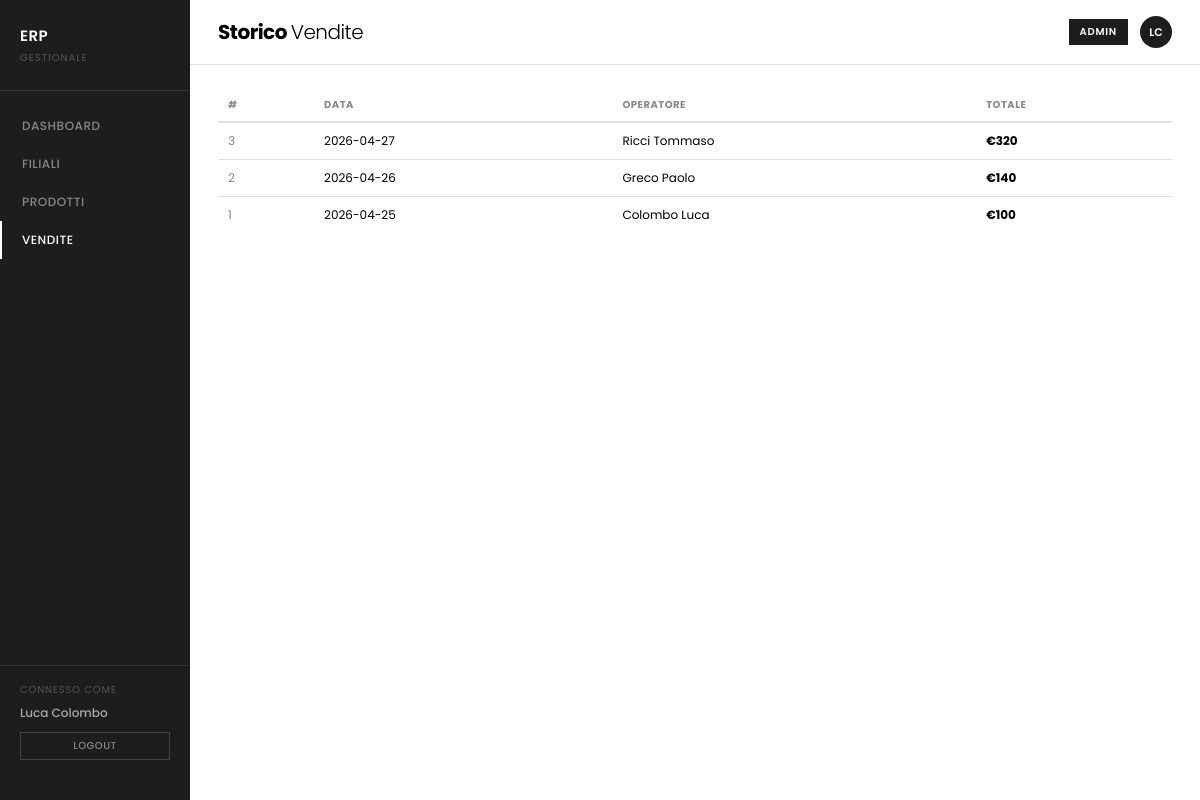
The page /sg.php?p=vendite (signed in) on the database its author committed.
### tables this page shows
CREATE TABLE vendite (
    id INT PRIMARY KEY AUTO_INCREMENT,
    data DATE NOT NULL,
    id_utente INT,

    FOREIGN KEY (id_utente) REFERENCES utenti(id)
);

CREATE TABLE utenti (
    id INT PRIMARY KEY AUTO_INCREMENT,
    nome VARCHAR(100) NOT NULL,
    cognome VARCHAR(100) NOT NULL,
    nome_utente VARCHAR(100) NOT NULL UNIQUE,
    password VARCHAR(255) NOT NULL,
    id_ruolo INT,
    id_filiale INT,

    FOREIGN KEY (id_ruolo) REFERENCES ruoli(id),
    FOREIGN KEY (id_filiale) REFERENCES filiali(id)
);

### sg.php (the view, shortened to what this page needs)
<?php
function db(): PDO {
    static $pdo = null;
    if ($pdo === null) {
        try {
            $pdo = new PDO(
                "mysql:host=".DB_HOST.";dbname=".DB_NAME.";charset=utf8mb4",
                DB_USER, DB_PASS,
                [PDO::ATTR_ERRMODE => PDO::ERRMODE_EXCEPTION,
                 PDO::ATTR_DEFAULT_FETCH_MODE => PDO::FETCH_ASSOC]
            );
        } catch (PDOException $e) {
            die("
            <!DOCTYPE html><html><head>
            <meta charset='UTF-8'>
            <link rel='stylesheet' href='https://fonts.googleapis.com/css2?family=Poppins:wght@400;600&display=swap'>
            <style>body{font-family:Poppins,sans-serif;display:flex;align-items:center;justify-content:center;min-height:100vh;background:#f7f7f7;margin:0;}
            .err{background:#fff;border:1px solid #e0e0e0;padding:32px;max-width:480px;text-align:center;}
            h2{font-size:16px;margin-bottom:8px;color:#c62828;} p{font-size:12px;color:#888;margin-bottom:16px;}
            code{font-size:11px;background:#f7f7f7;padding:4px 8px;display:block;margin-top:8px;text-align:left;}
            a{font-size:12px;color:#1d1d1d;}</style></head><body>
            <div class='err'>
                <h2>Errore connessione database</h2>
                <p>Assicurati di aver importato dbgpoi.sql e di aver impostato correttamente DB_USER, DB_PASS e DB_NAME.</p>
                <code>".htmlspecialchars($e->getMessage())."</code>
            </div></body></html>");
        }
    }
    return $pdo;
}
$errore_login = '';
$loggato       = isset($_SESSION['id']);
$sess_nome     = $_SESSION['nome']       ?? '';
$sess_ruolo    = $_SESSION['ruolo']      ?? '';
$sess_livello  = $_SESSION['livello']    ?? 0;
$sess_initiali = $sess_nome
    ? strtoupper(substr($sess_nome,0,1).substr(strrchr($sess_nome,' '),1,1))
    : '--';
$permessi = [
    $sess_livello >= 4,
    $sess_livello >= 4,
    $sess_livello >= 4,
    $sess_livello >= 3,
    $sess_livello >= 2,
];
$pagina = $_GET['p'] ?? 'dashboard';
$kpi_ricavi     = '—';
$kpi_dip        = '—';
$kpi_prodotti   = '—';
$kpi_vendite    = '—';
$categorie      = [];
$utenti_lista   = [];
if ($loggato) {
    try {
        $tot = db()->query("
            SELECT SUM(dv.quantita * dv.prezzo_unitario)
            FROM dettaglio_vendite dv
        ")->fetchColumn();
        $kpi_ricavi = $tot ? '€'.number_format((float)$tot, 0, ',', '.') : '€0';
        $kpi_dip = db()->query("SELECT COUNT(*) FROM utenti")->fetchColumn();
        $kpi_prodotti = db()->query("SELECT SUM(quantita_magazzino) FROM prodotti")->fetchColumn() ?? 0;
        $kpi_vendite = db()->query("SELECT COUNT(*) FROM vendite")->fetchColumn();
        $categorie = db()->query("
            SELECT cp.nome_categoria AS categoria,
                   SUM(dv.quantita * dv.prezzo_unitario) AS importo
            FROM dettaglio_vendite dv
            JOIN prodotti p ON dv.prodotto_id = p.id
            JOIN categorie_prodotti cp ON p.id_categoria = cp.id
            GROUP BY cp.id, cp.nome_categoria
            ORDER BY importo DESC
        ")->fetchAll();
        if ($sess_livello >= 3) {
            $utenti_lista = db()->query("
                SELECT u.nome, u.cognome, r.nome_ruolo AS ruolo,
                       f.città AS filiale
                FROM utenti u
                JOIN ruoli r ON u.id_ruolo = r.id
                LEFT JOIN filiali f ON u.id_filiale = f.id
                ORDER BY r.livello DESC, u.cognome
            ")->fetchAll();
        }
    } catch (PDOException $e) {
        $kpi_ricavi   = 'N/D';
        $kpi_dip      = 'N/D';
        $kpi_prodotti = 'N/D';
        $kpi_vendite  = 'N/D';
    }
}
$vendite = [];
if ($loggato && $pagina === 'vendite') {
    try {
        $vendite = db()->query("
            SELECT v.id, v.data,
                   u.nome AS utente_nome, u.cognome AS utente_cognome,
                   SUM(dv.quantita * dv.prezzo_unitario) AS totale
            FROM vendite v
            JOIN utenti u ON v.id_utente = u.id
            JOIN dettaglio_vendite dv ON dv.vendita_id = v.id
            GROUP BY v.id
            ORDER BY v.data DESC
        ")->fetchAll();
    } catch (PDOException $e) { $vendite = []; }
}
$colori_leg = ['#1d1d1d','#555','#888','#aaa','#ccc'];
$classi_ruolo = [
    'admin'            => 'r-admin',
    'direttore filiale'=> 'r-dir',
    'caporeparto'      => 'r-capo',
    'utente base'      => 'r-user',
];
?>
<!DOCTYPE html>
<html lang="it">
<head>
</head>
<body>
<?php if (!$loggato): ?>
    <div class="login-body">
        <div class="login-box">
            <div class="login-logo">ERP Gestionale</div>
            <div class="login-sub">Sistema di gestione aziendale</div>
            <?php if ($errore_login): ?>
                <div class="login-error"><?= htmlspecialchars($errore_login) ?></div>
            <?php endif; ?>
            <form method="POST" action="sg.php">
                <div class="form-group">
                    <label for="username">Username</label>
                    <input type="text" id="username" name="username"
                           value="<?= htmlspecialchars($_POST['username'] ?? '') ?>"
                           required autofocus>
                </div>
                <div class="form-group">
                    <label for="password">Password</label>
                    <input type="password" id="password" name="password" required>
                </div>
                <input type="hidden" name="login" value="1">
                <button type="submit" class="btn-login">Accedi</button>
            </form>
        </div>
    </div>
<?php else: ?>
    <div class="erp">
        <nav class="sidenav">
            <div class="brand">
                <div class="logo">ERP</div>
                <div class="sub">Gestionale</div>
            </div>
            <ul>
                <li><a href="sg.php?p=dashboard"  <?= $pagina==='dashboard' ?'class="active"':'' ?>>Dashboard</a></li>
                <li><a href="sg.php?p=filiale"    <?= $pagina==='filiale'   ?'class="active"':'' ?>>Filiali</a></li>
                <li><a href="sg.php?p=prodotti"   <?= $pagina==='prodotti'  ?'class="active"':'' ?>>Prodotti</a></li>
                <li><a href="sg.php?p=vendite"    <?= $pagina==='vendite'   ?'class="active"':'' ?>>Vendite</a></li>
            </ul>
            <div class="role-section">
                <div class="rlabel">Connesso come</div>
                <div class="user-info"><?= htmlspecialchars($sess_nome) ?></div>
                <a href="sg.php?logout=1" class="logout-btn">Logout</a>
            </div>
        </nav>
        <div class="main">
            <?php if ($pagina === 'dashboard'): ?>
            <div class="topbar">
                <h1>Panoramica <span>Operativa</span></h1>
                <div class="topbar-right">
                    <span class="role-badge"><?= htmlspecialchars($sess_ruolo) ?></span>
                    <div class="avatar-circle"><?= htmlspecialchars($sess_initiali) ?></div>
                </div>
            </div>
            <?php
            $kpi_class = '';
            if ($sess_livello <= 1)     $kpi_class = 'kpi-off';
            elseif ($sess_livello == 2) $kpi_class = 'kpi-dim';
            ?>
            <div class="kpi-row <?= $kpi_class ?>">
                <div class="kpi-card">
                    <div class="kpi-label">Ricavi Vendite</div>
                    <div class="kpi-val"><?= htmlspecialchars($kpi_ricavi) ?></div>
                    <div class="kpi-delta up">da dettaglio_vendite</div>
                </div>
                <div class="kpi-card">
                    <div class="kpi-label">Vendite Totali</div>
                    <div class="kpi-val"><?= htmlspecialchars($kpi_vendite) ?></div>
                    <div class="kpi-delta up">ordini registrati</div>
                </div>
                <div class="kpi-card">
                    <div class="kpi-label">Utenti Sistema</div>
                    <div class="kpi-val"><?= htmlspecialchars($kpi_dip) ?></div>
                    <div class="kpi-delta">registrati</div>
                </div>
                <div class="kpi-card">
                    <div class="kpi-label">Prodotti a Magazzino</div>
                    <div class="kpi-val"><?= htmlspecialchars($kpi_prodotti) ?></div>
                    <div class="kpi-delta">unità totali</div>
                </div>
            </div>
            <div class="content">
                <div class="chart-area">
                    <div class="sec-head">
                        <div class="sec-title">Ricavi per Categoria Prodotto</div>
                    </div>
                    <?php if (!empty($categorie)): ?>
                    <div class="chart-layout">
                        <?= torta_svg($categorie) ?>
                        <div class="legenda">
                            <?php foreach ($categorie as $i => $v): ?>
                            <div class="leg-item">
                                <span class="leg-dot" style="background:<?= $colori_leg[$i % 5] ?>"></span>
                                <?= htmlspecialchars($v['categoria']) ?>
                                <strong><?= $v['percentuale'] ?>%</strong>
                            </div>
                            <?php endforeach; ?>
                        </div>
                    </div>
                    <?php else: ?>
                        <p class="no-data">Nessun dato di vendita disponibile.</p>
                    <?php endif; ?>
                </div>
                <div class="team-panel">
                    <div class="sec-title">Utenti Sistema</div>
                    <?php if (!empty($utenti_lista)): ?>
                    <table class="team-table">
                        <thead>
                            <tr><th>Utente</th><th>Ruolo</th><th>Filiale</th></tr>
                        </thead>
                        <tbody>
                            <?php foreach ($utenti_lista as $u):
                                $cls = $classi_ruolo[strtolower($u['ruolo'])] ?? 'r-user';
                            ?>
                            <tr>
                                <td><?= htmlspecialchars($u['cognome'].' '.substr($u['nome'],0,1)) ?>.</td>
                                <td><span class="rpill <?= $cls ?>"><?= htmlspecialchars($u['ruolo']) ?></span></td>
                                <td style="font-size:10px;color:var(--muted)"><?= htmlspecialchars($u['filiale'] ?? '—') ?></td>
                            </tr>
                            <?php endforeach; ?>
                        </tbody>
                    </table>
                    <?php else: ?>
                        <p class="no-data">Nessun utente trovato.</p>
                    <?php endif; ?>
                    <div class="sec-title" style="margin-top:16px;">Permessi</div>
                    <div class="perm-box">
                        <?php
                        $voci_perm = [
                            'Dashboard globale',
                            'Tutte le filiali',
                            'Gestione utenti',
                            'Report finanziari',
                            'Propria filiale',
                        ];
                        foreach ($voci_perm as $i => $voce):
                            $ok = $permessi[$i] ?? false;
                        ?>
                        <div class="perm-row">
                            <span><?= htmlspecialchars($voce) ?></span>
                            <span class="<?= $ok ? 'pyes' : 'pno' ?>"><?= $ok ? '✓' : '–' ?></span>
                        </div>
                        <?php endforeach; ?>
                    </div>
                </div>
            </div>
            <?php elseif ($pagina === 'vendite'): ?>
            <div class="topbar">
                <h1>Storico <span>Vendite</span></h1>
                <div class="topbar-right">
                    <span class="role-badge"><?= htmlspecialchars($sess_ruolo) ?></span>
                    <div class="avatar-circle"><?= htmlspecialchars($sess_initiali) ?></div>
                </div>
            </div>
            <?php if ($sess_livello < 3): ?>
                <p class="no-data">Accesso ai report finanziari riservato ad Admin e Direttori.</p>
            <?php elseif (empty($vendite)): ?>
                <p class="no-data">Nessuna vendita registrata.</p>
            <?php else: ?>
            <div class="page-content">
                <table class="data-table">
                    <thead>
                        <tr>
                            <th>#</th>
                            <th>Data</th>
                            <th>Operatore</th>
                            <th>Totale</th>
                        </tr>
                    </thead>
                    <tbody>
                        <?php foreach ($vendite as $v): ?>
                        <tr>
                            <td style="color:var(--muted)"><?= $v['id'] ?></td>
                            <td><?= htmlspecialchars($v['data']) ?></td>
                            <td><?= htmlspecialchars($v['utente_cognome'].' '.$v['utente_nome']) ?></td>
                            <td><strong>€<?= number_format($v['totale'], 0, ',', '.') ?></strong></td>
                        </tr>
                        <?php endforeach; ?>
                    </tbody>
                </table>
            </div>
            <?php endif; ?>
            <?php endif; ?>
        </div>
    </div>
<?php endif; ?>
</body>
</html>

### rows shown on the page
vendite: id "3", data "2026-04-27", id_utente.nome "Ricci Tommaso", totale "320"
vendite: id "2", data "2026-04-26", id_utente.nome "Greco Paolo", totale "140"
vendite: id "1", data "2026-04-25", id_utente.nome "Colombo Luca", totale "100"

### other values the page prints
$sess_nome "Luca Colombo"
$sess_ruolo "ADMIN"
$sess_initiali "LC"
